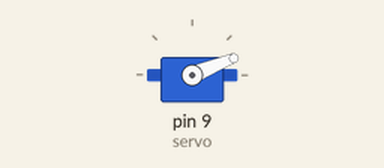
This sketch was run on a simulated Arduino Uno, built with avr-gcc and run on an emulated ATmega328P. Shown: servo.

Above: at 2.05 s.
At 3.0 s:
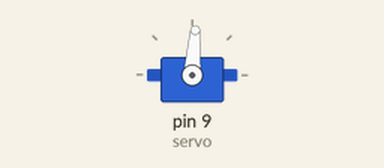
At 4.0 s:
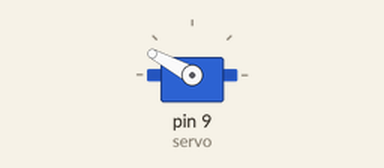
At 6.0 s:
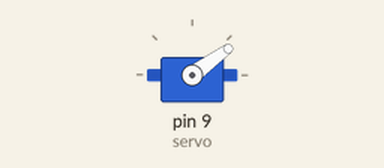
Timing chart, 0 to 7.5 s (numbered marks = the images above):
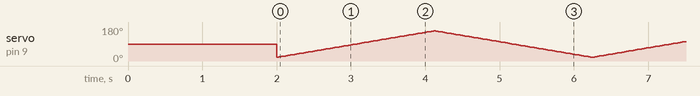

The sketch:

base.ino
```cpp
/* Sweep

   Rotazione di un servomotore tramite la librerio Servo.h .

L'utilizzo della libreria Servo rende inutilizzabile analogWrite()
sui pin 9 e 10 dato che utilizza i timer associati a questi PIN.

Power: un servo da 9g puo' arrivare ad impegnare 750mA sotto carico
(se viene opposta resistenza al movimento del servo), un  SG90 prende
~52mA se il movimento e' libero. Quindi in fase di test il servo puo'
essere alimentato direttamente da una scheda Arduino (200ma dal PIN 5v)
ma per l'uso finale dovra' essere alimentato autonomamente.

Schema: https://www.arduino.cc/en/uploads/Tutorial/sweep_bb.png
        http://microbotlabs.com/images/mearm-uno-servo-1.jpg
   */

#include <Servo.h>

Servo myservo;  // create servo object to control a servo
                // a maximum of eight servo objects can be created

// Servo vars
int pos = 0;    // variable to store the servo position
const byte servo =9 ;

void setup()
{
  myservo.attach(servo);  // attaches the servo on pin 9 to the servo object
    myservo.write(90);              // tell servo to go to position in variable 'pos'
    delay(2000);
}


void loop()
{
  for(pos = 20; pos < 160; pos += 1)  // goes from 0 degrees to 180 degrees
  {                                  // in steps of 1 degree
    myservo.write(pos);              // tell servo to go to position in variable 'pos'
    delay(15);                       // waits 15ms for the servo to reach the position
  }
  for(pos = 160; pos>=20; pos-=1)     // goes from 180 degrees to 0 degrees
  {
    myservo.write(pos);              // tell servo to go to position in variable 'pos'
    delay(15);                       // waits 15ms for the servo to reach the position
  }
}
```
